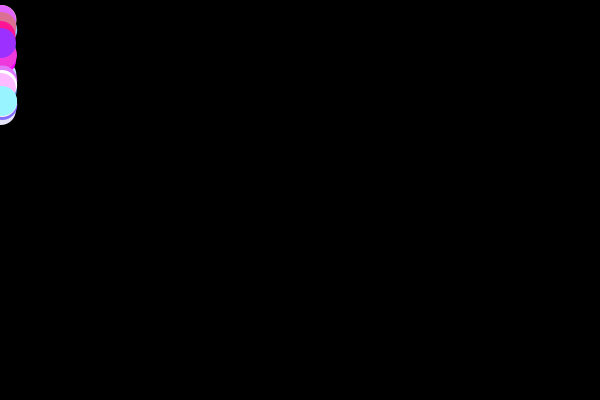
Frame 1 (no input)
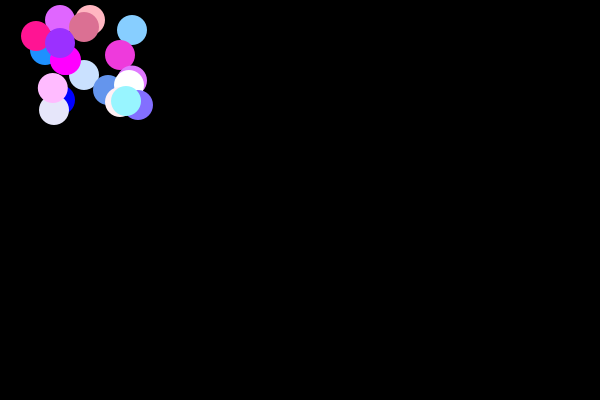
Frame 60 (the mouse pressed at the canvas centre just before this capture)
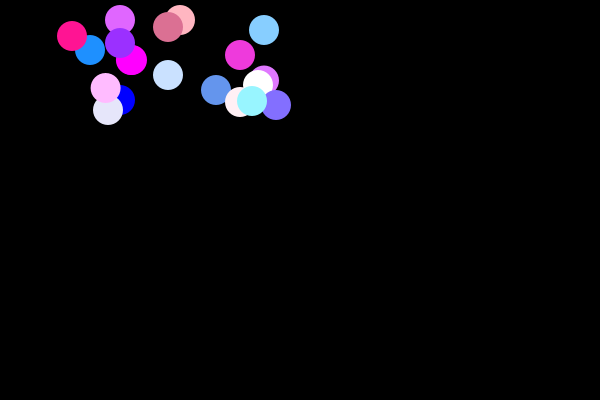
Frame 120 (the mouse held since frame 60 and released just before this capture)

The Processing sketch that drew these frames (run headless with seeded random() and noise(); from frame 60 on, the mouse is pressed at the canvas centre):

// Processing sketch: processing_33110
// ── processing_33110.pde

//Nicole Del Senno
//N00211488

//declare variables
Ball a;
Ball b; 
Ball c;
Ball d;
Ball e;
Ball f; 
Ball g;
Ball h;
Ball i;
Ball j; 
Ball k;
Ball l;
Ball m;
Ball n; 
Ball o;
Ball p;
Ball q;
Ball r;
Ball s;
Ball t;

//setup the canvas and assign variables
void setup() {
  size(600,400);
  frameRate(30);
  smooth();
  a = new Ball(color(255,182,193),0,20,1.5); 
  b = new Ball(color(0,0,255),0,100,1);
  c = new Ball(color(30,144,255),0,50,.75); 
  d = new Ball(color(224,102,255),0,20,1);
  e = new Ball(color(202,225,255),0,75,1.4); 
  f = new Ball(color(100,149,237),0,90,1.8);
  g = new Ball(color(244,102,255),0,15,2); 
  h = new Ball(color(255,0,255),0,60,1.1);
  i = new Ball(color(135,206,255),0,30,2.2); 
  j = new Ball(color(230,230,250),0,110,.9);
  k = new Ball(color(238,58,220),0,55,2); 
  l = new Ball(color(224,120,255),0,80.5,2.2);
  m = new Ball(color(219,112,147),0,27,1.4); 
  n = new Ball(color(255,255,255),0,85,2.15);
  o = new Ball(color(255,20,147),0,36,.6); 
  p = new Ball(color(131,111,255),0,105,2.3);
  q = new Ball(color(255,240,245),0,102,2); 
  r = new Ball(color(255,187,255),0,88,.88);
  s = new Ball(color(155,48,255),0,43,1); 
  t = new Ball(color(152,245,255),0,101,2.1);
}

//calls functions move() and display()
void draw() {
  background(0);
  a.move();
  a.display();
  b.move();
  b.display();
  c.move();
  c.display();
  d.move();
  d.display();
  e.move();
  e.display();
  f.move();
  f.display();
  g.move();
  h.display();
  h.move();
  h.display();
  i.move();
  i.display();
  j.move();
  j.display();
  k.move();
  k.display();
  l.move();
  l.display();
  m.move();
  m.display();
  n.move();
  n.display();
  o.move();
  o.display();
  p.move();
  p.display();
  q.move();
  q.display();
  r.move();
  r.display();
  s.move();
  s.display();
  t.move();
  t.display();
  
}

//Declares variables within class Ball
class Ball { 
  color c;
  float xpos;
  float ypos;
  float xspeed;

//Constructor: Assigns parameters for class Ball(color, x, y, speed)
  Ball(color tempC, float tempXpos, float tempYpos, float tempXspeed) { 
    c = tempC;
    xpos = tempXpos;
    ypos = tempYpos;
    xspeed = tempXspeed;
  }


//displays the shapes
  void display() {
    noStroke();
    fill(c);
    ellipseMode(CENTER);
    ellipse(xpos,ypos,30,30);
  }

//moves the shapes
  void move() {
    xpos = xpos + xspeed;
    if (xpos > width) {
      xpos = 0;
    }
  }
}

  
